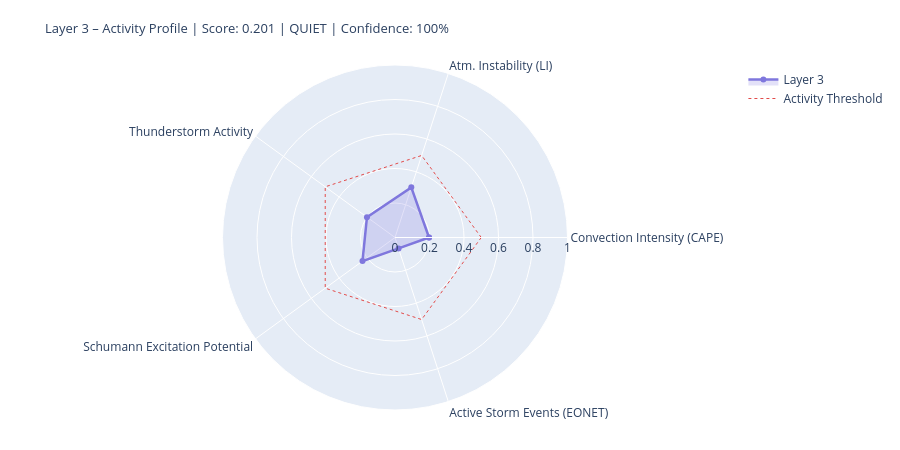

Source (notebook cell):
### Markdown cell above
---
## 4. State Assessment & Handoff to Layer 4/5

### Code cell
# ============================================================
# LAYER-3-SCORE
# Five dynamic components
# ============================================================

def norm(v, lo, hi):
    if v is None or (isinstance(v, float) and math.isnan(v)): return None
    return round(max(0.0, min(1.0, (v - lo) / (hi - lo))), 4)

# --- 1) Convection intensity (global CAPE mean) ---
cape_mean = df_atm['cape'].dropna().mean() if not df_atm.empty else None
conv_score = norm(cape_mean, 0, 3000)
conv_src   = 'primary' if cape_mean is not None else 'missing'

# --- 2) Atmospheric instability (LI mean) ---
li_mean   = df_atm['li'].dropna().mean() if not df_atm.empty else None
# Negative LI = unstable → higher score
instab_score = norm(-li_mean if li_mean is not None else None, -6, 6)
instab_src   = 'primary' if li_mean is not None else 'missing'

# --- 3) Thunderstorm activity (mean thunder score + WMO count) ---
thunder_mean = df_atm['thunder_score'].mean() if not df_atm.empty else None
n_thunder    = int(df_atm['thunderstorm'].sum()) if not df_atm.empty else 0
thunder_score_val = norm(
    (thunder_mean or 0) * 0.7 + n_thunder * 0.1, 0, 1.0
) if thunder_mean is not None else None
thunder_src = 'primary'

# --- 4) Schumann excitation potential (weighted Schumann contribution) ---
schumann_pot = df_atm['schumann_contribution'].mean() if not df_atm.empty else None
# Boosted by Layer-2 thunderstorm trigger
if schumann_pot is not None and l2_thunder:
    schumann_pot = min(1.0, schumann_pot * 1.2)
schumann_score = norm(schumann_pot, 0, 1.0) if schumann_pot is not None else None
schumann_src   = 'derived'

# --- 5) Storm activity (NASA EONET) ---
# Distinction: None = data not loaded, 0.0 = loaded but no events
storm_score = None
storm_src   = 'missing'
if raw.get('storms') is not None:          # API reached successfully
    storm_score = norm(len(storm_events), 0, 30) if storm_events else 0.0
    storm_src   = 'primary'

# X-Ray and Kp: context only, not in dynamic score
# (X-Ray = Layer-0/4 driver; Kp = geomagnetic index, not a lightning proxy)
xray_context = None
if raw.get('xray'):
    df_xc = pd.DataFrame(raw['xray'])
    fc = next((c for c in df_xc.columns
               if any(k in c.lower() for k in ['flux','long']) and 'time' not in c.lower()),
              df_xc.columns[1])
    df_xc[fc] = pd.to_numeric(df_xc[fc], errors='coerce')
    xray_last = df_xc[fc].dropna().iloc[-1] if not df_xc[fc].dropna().empty else None
    if xray_last:
        xray_class = ('X' if xray_last>=1e-4 else 'M' if xray_last>=1e-5
                      else 'C' if xray_last>=1e-6 else 'B')
        xray_context = {'flux': float(xray_last), 'class': xray_class}
        print(f'X-Ray context: {xray_class}-class ({xray_last:.2e} W/m²)')

# --- Aggregate ---
COMPONENTS = {
    'Convection Intensity (CAPE)':  {'score': conv_score,       'source': conv_src,    'dynamic': True},
    'Atm. Instability (LI)':         {'score': instab_score,     'source': instab_src,  'dynamic': True},
    'Thunderstorm Activity':              {'score': thunder_score_val, 'source': thunder_src, 'dynamic': True},
    'Schumann Excitation Potential':   {'score': schumann_score,   'source': schumann_src,'dynamic': True},
    'Active Storm Events (EONET)': {'score': storm_score,      'source': storm_src,   'dynamic': True},
}

available   = {k: v['score'] for k, v in COMPONENTS.items() if v['score'] is not None}
unavailable = [k for k, v in COMPONENTS.items() if v['score'] is None]
layer3_score = round(sum(available.values()) / len(available), 4) if available else None
confidence   = round(len(available) / len(COMPONENTS), 2)
level = ('unknown' if layer3_score is None
         else 'quiet'   if layer3_score < 0.3
         else 'moderate' if layer3_score < 0.6
         else 'active')
dominant_l3 = max(available, key=available.get) if available else 'none'

# --- Ausgabe ---
W = 68
print('=' * W)
print('LAYER 3 – ATMOSPHERE / WEATHER / THUNDERSTORMS – STATE ASSESSMENT')
print('=' * W)
for name, comp in COMPONENTS.items():
    s = comp['score']
    if s is not None:
        bar = '█' * int(s * 20) + '░' * (20 - int(s * 20))
        print(f'  {name:<36} {bar}  {s:.3f}  [{comp["source"]}]')
    else:
        print(f'  {name:<36} {"─" * 20}  n/a   [missing]')
print('-' * W)
print(f'  Score:        {layer3_score:.3f}  ({len(available)}/{len(COMPONENTS)} components)')
print(f'  Confidence:   {confidence:.0%}')
print(f'  Level:        {level.upper()}')
print(f'  Dominant:     {dominant_l3}')
print(f'  CAPE mean:    {cape_mean:.0f} J/kg' if cape_mean else '  CAPE mean:    n/a')
print(f'  LI mean:      {li_mean:.1f} K' if li_mean is not None else '  LI mean:      n/a')
print(f'  Thunderstorms:{n_thunder} points (WMO)  +  {len(storm_events)} NASA EONET')
print('=' * W)

# Radar
cats   = list(available.keys())
vals_r = list(available.values())
if len(cats) >= 3:
    fig = go.Figure()
    fig.add_trace(go.Scatterpolar(
        r=vals_r + [vals_r[0]], theta=cats + [cats[0]],
        fill='toself', fillcolor='rgba(127,119,221,0.22)',
        line=dict(color='#7F77DD', width=2.5), name='Layer 3'
    ))
    fig.add_trace(go.Scatterpolar(
        r=[0.5] * (len(cats)+1), theta=cats + [cats[0]],
        line=dict(color='#E24B4A', dash='dot', width=1),
        mode='lines', name='Activity Threshold'
    ))
    fig.update_layout(
        title=dict(
            text=f'Layer 3 – Activity Profile | Score: {layer3_score:.3f} | {level.upper()} | Confidence: {confidence:.0%}',
            font=dict(size=13)
        ),
        polar=dict(radialaxis=dict(visible=True, range=[0, 1])),
        height=450, showlegend=True,
        margin=dict(l=60, r=60, t=65, b=40)
    )
    fig.show()

### Figure 1 — Plotly figure (JSON) as saved in the notebook; plotly's stock layout.template omitted (floating-point values rounded to 4 significant figures)
{"data": [{"fill": "toself", "fillcolor": "rgba(127,119,221,0.22)", "line": {"color": "#7F77DD", "width": 2.5}, "name": "Layer 3", "r": [0.1972, 0.3056, 0.2009, 0.233, 0.0667, 0.1972], "theta": ["Convection Intensity (CAPE)", "Atm. Instability (LI)", "Thunderstorm Activity", "Schumann Excitation Potential", "Active Storm Events (EONET)", "Convection Intensity (CAPE)"], "type": "scatterpolar"}, {"line": {"color": "#E24B4A", "dash": "dot", "width": 1}, "mode": "lines", "name": "Activity Threshold", "r": [0.5, 0.5, 0.5, 0.5, 0.5, 0.5], "theta": ["Convection Intensity (CAPE)", "Atm. Instability (LI)", "Thunderstorm Activity", "Schumann Excitation Potential", "Active Storm Events (EONET)", "Convection Intensity (CAPE)"], "type": "scatterpolar"}], "layout": {"height": 450, "margin": {"b": 40, "l": 60, "r": 60, "t": 65}, "polar": {"radialaxis": {"range": [0, 1], "visible": true}}, "showlegend": true, "title": {"font": {"size": 13}, "text": "Layer 3 – Activity Profile | Score: 0.201 | QUIET | Confidence: 100%"}}}
